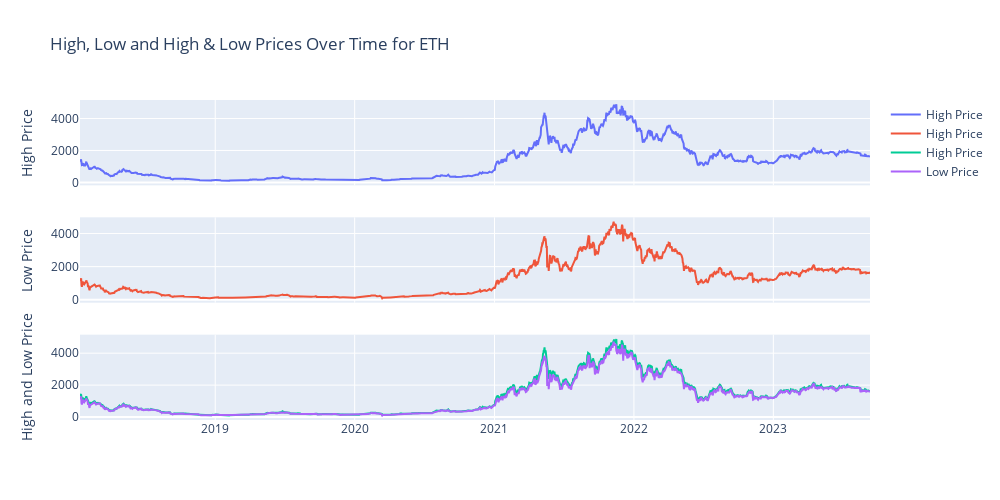

Write notebook code for a chart like this one.
### Markdown cell above
### 1) Subplots for High and Low columns

### Code cell
# Create subplots with 3 rows and 1 column
# here row number shows the total number of graphs ploted
fig = make_subplots(rows=3, cols=1, shared_xaxes=True, vertical_spacing=0.1)

# Second subplot (High Price)
fig.add_trace(go.Scatter(x=ETH['Date'], y=ETH['High'], mode='lines', name='High Price'), row=1, col=1)
fig.update_yaxes(title_text="High Price", row=1, col=1)

# Third subplot (Low Price)
fig.add_trace(go.Scatter(x=ETH['Date'], y=ETH['Low'], mode='lines', name='High Price'), row=2, col=1)
fig.update_yaxes(title_text="Low Price", row=2, col=1)

# Fourth subplot(High and Low Prices)
fig.add_trace(go.Scatter(x=ETH['Date'], y=ETH['High'], mode='lines', name='High Price'), row=3, col=1)
fig.add_trace(go.Scatter(x=ETH['Date'], y=ETH['Low'], mode='lines', name='Low Price'), row=3, col=1)
fig.update_yaxes(title_text="High and Low Price", row=3, col=1)

# setting up the title and size of the graph
fig.update_layout(title_text="High, Low and High & Low Prices Over Time for ETH",
    height=500,  # Set the height
    width=1000) # width
fig.show()

### Figure 1 — Plotly figure (JSON) as saved in the notebook; plotly's stock layout.template omitted (floating-point values rounded to 4 significant figures; data arrays with more than 128 entries replaced by an {"elided": "..."} marker saying what was removed)
{"data": [{"mode": "lines", "name": "High Price", "type": "scatter", "x": {"elided": "2069 str values"}, "xaxis": "x", "y": {"elided": "2069 float values"}, "yaxis": "y"}, {"mode": "lines", "name": "High Price", "type": "scatter", "x": {"elided": "2069 str values"}, "xaxis": "x2", "y": {"elided": "2069 float values"}, "yaxis": "y2"}, {"mode": "lines", "name": "High Price", "type": "scatter", "x": {"elided": "2069 str values"}, "xaxis": "x3", "y": {"elided": "2069 float values"}, "yaxis": "y3"}, {"mode": "lines", "name": "Low Price", "type": "scatter", "x": {"elided": "2069 str values"}, "xaxis": "x3", "y": {"elided": "2069 float values"}, "yaxis": "y3"}], "layout": {"height": 500, "title": {"text": "High, Low and High & Low Prices Over Time for ETH"}, "width": 1000, "xaxis": {"anchor": "y", "domain": [0, 1], "matches": "x3", "showticklabels": false}, "xaxis2": {"anchor": "y2", "domain": [0, 1], "matches": "x3", "showticklabels": false}, "xaxis3": {"anchor": "y3", "domain": [0, 1]}, "yaxis": {"anchor": "x", "domain": [0.7333, 1], "title": {"text": "High Price"}}, "yaxis2": {"anchor": "x2", "domain": [0.3667, 0.6333], "title": {"text": "Low Price"}}, "yaxis3": {"anchor": "x3", "domain": [0, 0.2667], "title": {"text": "High and Low Price"}}}}
